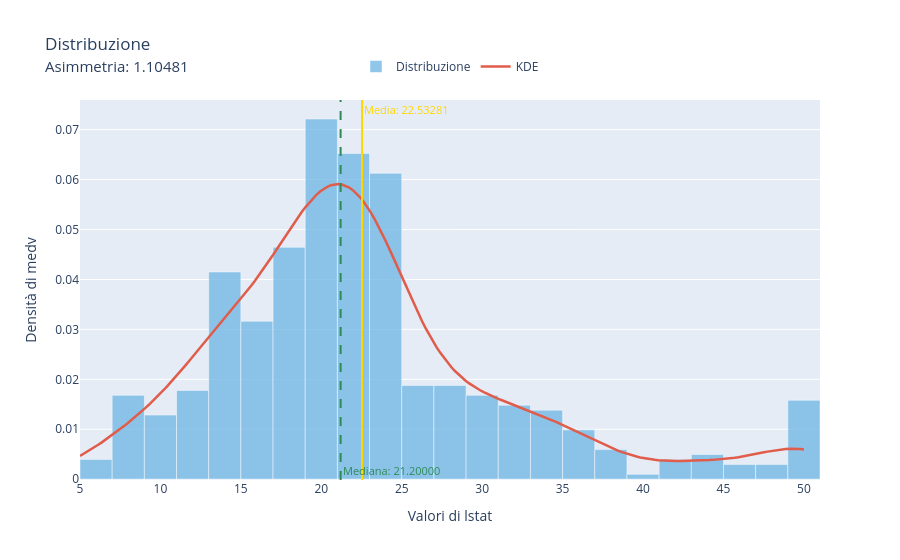

The notebook cell this image was saved under:
### Code cell
visualizza_distr(df.medv, bins=30)

### Figure 1 — Plotly figure (JSON) as saved in the notebook; plotly's stock layout.template omitted (floating-point values rounded to 4 significant figures; data arrays with more than 128 entries replaced by an {"elided": "..."} marker saying what was removed)
{"data": [{"histnorm": "probability density", "marker": {"color": "#6CB4E4", "line": {"color": "white", "width": 0.5}}, "name": "Distribuzione", "nbinsx": 30, "opacity": 0.75, "type": "histogram", "x": {"elided": "506 float values"}}, {"line": {"color": "#E05C4B", "width": 2.5}, "mode": "lines", "name": "KDE", "type": "scatter", "x": {"elided": "200 float values"}, "y": {"elided": "200 float values"}}], "layout": {"annotations": [{"font": {"color": "gold", "size": 11}, "showarrow": false, "text": "Media: 22.53281", "x": 22.53, "xanchor": "left", "xref": "x", "y": 1, "yanchor": "top", "yref": "y domain"}, {"font": {"color": "#2E8B57", "size": 11}, "showarrow": false, "text": "Mediana: 21.20000", "x": 21.2, "xanchor": "left", "xref": "x", "y": 0, "yanchor": "bottom", "yref": "y domain"}], "legend": {"orientation": "h", "x": 0.5, "xanchor": "center", "y": 1.05, "yanchor": "bottom"}, "shapes": [{"line": {"color": "gold", "width": 2}, "type": "line", "x0": 22.53, "x1": 22.53, "xref": "x", "y0": 0, "y1": 1, "yref": "y domain"}, {"line": {"color": "#2E8B57", "dash": "dash", "width": 2}, "type": "line", "x0": 21.2, "x1": 21.2, "xref": "x", "y0": 0, "y1": 1, "yref": "y domain"}], "title": {"text": "Distribuzione<br><span style='font-size:15px;font-weight:normal'>Asimmetria: 1.10481</span>"}, "xaxis": {"title": {"text": "Valori di lstat"}}, "yaxis": {"title": {"text": "Densità di medv"}}}}
